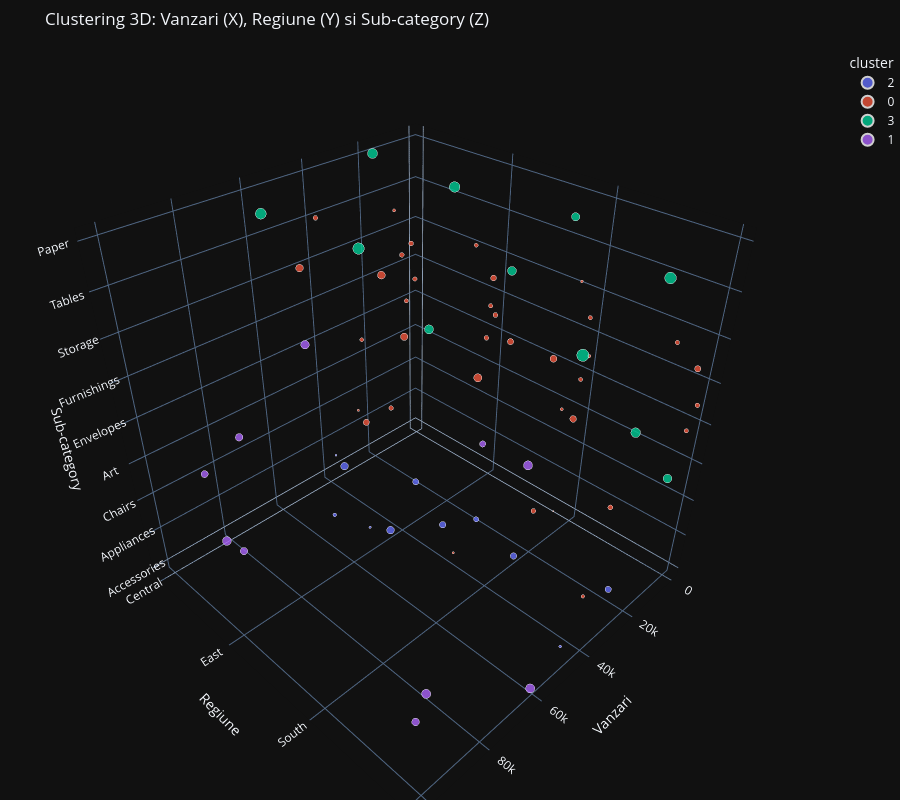

Here is the notebook cell this chart was saved with:
### Code cell
stats_subcat = df.groupby(['region', 'sub-category']).agg({
    'sales': 'sum',
    'profit': 'sum',
    'quantity': 'sum'
}).reset_index()

features = stats_subcat[['sales', 'profit', 'quantity']]
scaler = StandardScaler()
scaled_features = scaler.fit_transform(features)

kmeans = KMeans(n_clusters=4, random_state=42, n_init=10)
stats_subcat['cluster'] = kmeans.fit_predict(scaled_features).astype(str)

fig = px.scatter_3d(
    stats_subcat,
    x='sales',
    y='region',
    z='sub-category',
    color='cluster',
    size='quantity',
    hover_data=['profit'],
    title='Clustering 3D: Vanzari (X), Regiune (Y) si Sub-category (Z)',
    labels={
        'sales': 'Vanzari Total',
        'region': 'Regiune (Area)',
        'sub-category': 'Sub-category'
    },
    opacity=0.8,
    height=800
)

fig.update_layout(
    scene=dict(
        xaxis_title='Vanzari',
        yaxis_title='Regiune',
        zaxis_title='Sub-category'
    ),
    margin=dict(l=0, r=0, b=0, t=50)
)

fig.show()

print("Media indicatorilor pe clustere pentru Sub-category:")
print(stats_subcat.groupby('cluster')[['sales', 'profit', 'quantity']].mean())

### Figure 1 — Plotly figure (JSON) as saved in the notebook; plotly's stock layout.template omitted (floating-point values rounded to 4 significant figures)
{"data": [{"customdata": [[7252.0], [15610.0], [11200.0], [8391.0], [17020.0], [6929.0], [7005.0], [6612.0], [10770.0], [8261.0], [19330.0]], "hovertemplate": "cluster=2<br>Vanzari Total=%{x}<br>Regiune (Area)=%{y}<br>Sub-category=%{z}<br>quantity=%{marker.size}<br>profit=%{customdata[0]}<extra></extra>", "legendgroup": "2", "marker": {"color": "#636efa", "opacity": 0.8, "size": [716, 49, 724, 474, 71, 165, 504, 331, 526, 492, 88], "sizemode": "area", "sizeref": 4.67, "symbol": "circle"}, "mode": "markers", "name": "2", "scene": "scene", "showlegend": true, "x": [33960.0, 37260.0, 45030.0, 34190.0, 53220.0, 66110.0, 27280.0, 45180.0, 58300.0, 30240.0, 49750.0], "y": ["Central", "Central", "East", "East", "East", "East", "South", "South", "South", "West", "West"], "z": ["Accessories", "Copiers", "Accessories", "Appliances", "Copiers", "Machines", "Accessories", "Chairs", "Phones", "Appliances", "Copiers"], "type": "scatter3d"}, {"customdata": [[-2639.0], [1195.0], [-1998.0], [1778.0], [236.6], [-3906.0], [1073.0], [-1486.0], [1970.0], [-661.9], [-3560.0], [1900.0], [-1168.0], [1812.0], [264.0], [1129.0], [-1155.0], [-11030.0], [4124.0], [1059.0], [1339.0], [3659.0], [1465.0], [173.7], [3443.0], [1041.0], [-1439.0], [2274.0], [1.877], [-4623.0], [-1647.0], [1909.0], [275.2], [2303.0], [-618.9], [626.0]], "hovertemplate": "cluster=0<br>Vanzari Total=%{x}<br>Regiune (Area)=%{y}<br>Sub-category=%{z}<br>quantity=%{marker.size}<br>profit=%{customdata[0]}<extra></extra>", "legendgroup": "0", "marker": {"color": "#EF553B", "opacity": 0.8, "size": [470, 678, 192, 206, 227, 758, 284, 66, 724, 122, 262, 849, 252, 267, 298, 420, 195, 271, 293, 547, 118, 26, 206, 126, 615, 216, 62, 488, 92, 227, 306, 227, 263, 480, 147, 238], "sizemode": "area", "sizeref": 4.67, "symbol": "circle"}, "mode": "markers", "name": "0", "scene": "scene", "showlegend": true, "x": [23580.0, 5765.0, 24160.0, 4637.0, 778.0, 15250.0, 2451.0, 26800.0, 45930.0, 9467.0, 39150.0, 7486.0, 43820.0, 4376.0, 819.7, 2603.0, 10760.0, 39140.0, 19530.0, 4656.0, 10900.0, 9300.0, 3346.0, 503.3, 17310.0, 2353.0, 53890.0, 35770.0, 8319.0, 43920.0, 36000.0, 4118.0, 923.2, 5079.0, 42440.0, 18130.0], "y": ["Central", "Central", "Central", "Central", "Central", "Central", "Central", "Central", "Central", "Central", "Central", "East", "East", "East", "East", "East", "East", "East", "South", "South", "South", "South", "South", "South", "South", "South", "South", "South", "South", "South", "West", "West", "West", "West", "West", "West"], "z": ["Appliances", "Art", "Bookcases", "Envelopes", "Fasteners", "Furnishings", "Labels", "Machines", "Storage", "Supplies", "Tables", "Art", "Bookcases", "Envelopes", "Fasteners", "Labels", "Supplies", "Tables", "Appliances", "Art", "Bookcases", "Copiers", "Envelopes", "Fasteners", "Furnishings", "Labels", "Machines", "Storage", "Supplies", "Tables", "Bookcases", "Envelopes", "Fasteners", "Labels", "Machines", "Supplies"], "type": "scatter3d"}, {"customdata": [[-1044.0], [6972.0], [11270.0], [5881.0], [9015.0], [3901.0], [5947.0], [2374.0], [16100.0], [7641.0], [12120.0]], "hovertemplate": "cluster=3<br>Vanzari Total=%{x}<br>Regiune (Area)=%{y}<br>Sub-category=%{z}<br>quantity=%{marker.size}<br>profit=%{customdata[0]}<extra></extra>", "legendgroup": "3", "marker": {"color": "#00cc96", "opacity": 0.8, "size": [1473, 1225, 1652, 1015, 1400, 981, 851, 926, 1868, 1175, 1702], "sizemode": "area", "sizeref": 4.67, "symbol": "circle"}, "mode": "markers", "name": "3", "scene": "scene", "showlegend": true, "x": [56920.0, 17490.0, 53500.0, 29070.0, 20170.0, 37030.0, 14150.0, 9212.0, 55960.0, 30070.0, 26660.0], "y": ["Central", "Central", "East", "East", "East", "South", "South", "West", "West", "West", "West"], "z": ["Binders", "Paper", "Binders", "Furnishings", "Paper", "Binders", "Paper", "Art", "Binders", "Furnishings", "Paper"], "type": "scatter3d"}, {"customdata": [[6593.0], [12320.0], [9358.0], [12310.0], [8389.0], [16480.0], [4028.0], [9111.0], [8645.0], [1483.0]], "hovertemplate": "cluster=1<br>Vanzari Total=%{x}<br>Regiune (Area)=%{y}<br>Sub-category=%{z}<br>quantity=%{marker.size}<br>profit=%{customdata[0]}<extra></extra>", "legendgroup": "1", "marker": {"color": "#ab63fa", "opacity": 0.8, "size": [615, 713, 676, 982, 907, 1032, 734, 1068, 1039, 481], "sizemode": "area", "sizeref": 4.67, "symbol": "circle"}, "mode": "markers", "name": "1", "scene": "scene", "showlegend": true, "x": [85230.0, 72400.0, 96260.0, 100600.0, 71610.0, 61110.0, 101800.0, 98680.0, 70530.0, 84750.0], "y": ["Central", "Central", "East", "East", "East", "West", "West", "West", "West", "West"], "z": ["Chairs", "Phones", "Chairs", "Phones", "Storage", "Accessories", "Chairs", "Phones", "Storage", "Tables"], "type": "scatter3d"}], "layout": {"scene": {"domain": {"x": [0.0, 1.0], "y": [0.0, 1.0]}, "xaxis": {"title": {"text": "Vanzari"}}, "yaxis": {"title": {"text": "Regiune"}}, "zaxis": {"title": {"text": "Sub-category"}}}, "legend": {"title": {"text": "cluster"}, "tracegroupgap": 0, "itemsizing": "constant"}, "title": {"text": "Clustering 3D: Vanzari (X), Regiune (Y) si Sub-category (Z)"}, "height": 800, "margin": {"l": 0, "r": 0, "b": 0, "t": 50}}}
